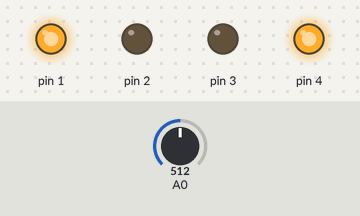
A sketch run on a simulated Arduino Uno, built with avr-gcc and run on an emulated ATmega328P. On the bench: output pins drawn as LEDs (lit = HIGH). The inputs (shaded band) are chosen by the test bench; at power-on: A0 = 512.

Above: at 3.8 s.
3.9 s: A0 set to 11
7.8 s: A0 set to 8
At 9.3 s:
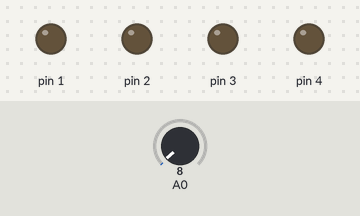
11.7 s: A0 set to 122
At 14.1 s:
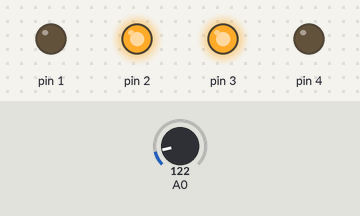
17.2 s: A0 set to 0
At 18.3 s:
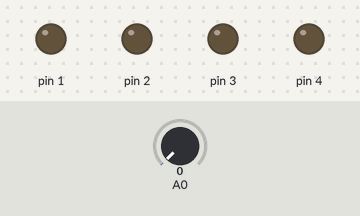
Timing chart, 0 to 20.2 s (numbered marks = the images above; inputs shaded):
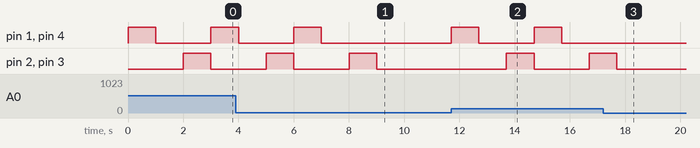

The sketch:

arduino_tinkercad_garage_door_with_password_2.ino
```cpp
// C++ code
//
void setup()
{
  pinMode(A0, INPUT);
  pinMode(1, OUTPUT);
  pinMode(2, OUTPUT);
  pinMode(3, OUTPUT);
  pinMode(4, OUTPUT);
}

void loop()
{
  if (analogRead(A0) >= 10) {
    digitalWrite(1, HIGH);
    digitalWrite(2, LOW);
    digitalWrite(3, LOW);
    digitalWrite(4, HIGH);
    delay(1000); // Wait for 1000 millisecond(s)
    digitalWrite(1, LOW);
    digitalWrite(2, LOW);
    digitalWrite(3, LOW);
    digitalWrite(4, LOW);
    delay(1000); // Wait for 1000 millisecond(s)
    digitalWrite(1, LOW);
    digitalWrite(2, HIGH);
    digitalWrite(3, HIGH);
    digitalWrite(4, LOW);
    delay(1000); // Wait for 1000 millisecond(s)
    digitalWrite(1, LOW);
    digitalWrite(2, LOW);
    digitalWrite(3, LOW);
    digitalWrite(4, LOW);
  } else {
    digitalWrite(1, LOW);
    digitalWrite(2, LOW);
    digitalWrite(3, LOW);
    digitalWrite(4, LOW);
  }
}
```

Measured:
- the behaviour switches between 10 and 9 on A0 (found by bisection; images 0 and 1)
- after the input at 7.8 s, pin 1, pin 4: stays LOW (without the input it goes to HIGH after 1.2 s); pin 2, pin 3: goes on until 9.0 s, then stays LOW
- after the input at 11.7 s, pin 1, pin 4: alternates HIGH for 1.0 s and LOW for 2.0 s, starting at once; pin 2, pin 3: LOW → HIGH after 2.0 s, → LOW 1.0 s later, → HIGH 2.0 s later
- after the input at 17.2 s, pin 1, pin 4: stops changing and stays LOW; pin 2, pin 3: goes on until 17.7 s, then stays LOW
